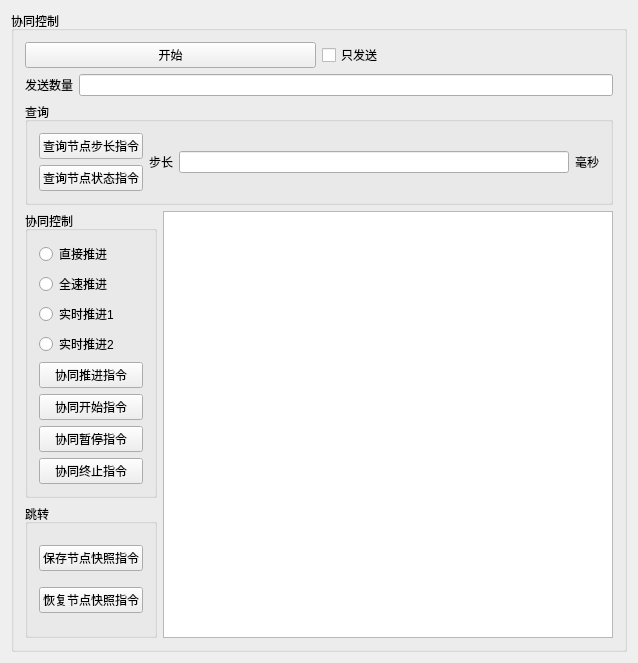
<?xml version="1.0" encoding="UTF-8"?>
<ui version="4.0">
 <class>SimCentreDDSClass</class>
 <widget class="QWidget" name="SimCentreDDSClass">
  <property name="geometry">
   <rect>
    <x>0</x>
    <y>0</y>
    <width>638</width>
    <height>663</height>
   </rect>
  </property>
  <property name="windowTitle">
   <string>SimCentreDDS</string>
  </property>
  <layout class="QVBoxLayout" name="verticalLayout_6">
   <item>
    <widget class="QGroupBox" name="groupBox">
     <property name="title">
      <string>协同控制</string>
     </property>
     <layout class="QVBoxLayout" name="verticalLayout_5">
      <item>
       <layout class="QHBoxLayout" name="horizontalLayout_5">
        <item>
         <widget class="QPushButton" name="pushButton_publisher">
          <property name="text">
           <string>开始</string>
          </property>
         </widget>
        </item>
        <item>
         <widget class="QCheckBox" name="checkBox_only_publisher">
          <property name="text">
           <string>只发送</string>
          </property>
         </widget>
        </item>
       </layout>
      </item>
      <item>
       <layout class="QHBoxLayout" name="horizontalLayout_3">
        <item>
         <widget class="QLabel" name="label_5">
          <property name="text">
           <string>发送数量</string>
          </property>
         </widget>
        </item>
        <item>
         <widget class="QLineEdit" name="lineEdit_publishernum"/>
        </item>
       </layout>
      </item>
      <item>
       <widget class="QGroupBox" name="groupBox_3">
        <property name="title">
         <string>查询</string>
        </property>
        <layout class="QHBoxLayout" name="horizontalLayout_6">
         <item>
          <layout class="QVBoxLayout" name="verticalLayout_4">
           <item>
            <widget class="QPushButton" name="pushButton_node_search">
             <property name="text">
              <string>查询节点步长指令</string>
             </property>
            </widget>
           </item>
           <item>
            <widget class="QPushButton" name="pushButton_node_statesearch">
             <property name="text">
              <string>查询节点状态指令</string>
             </property>
            </widget>
           </item>
          </layout>
         </item>
         <item>
          <layout class="QHBoxLayout" name="horizontalLayout">
           <item>
            <widget class="QLabel" name="label">
             <property name="text">
              <string>步长</string>
             </property>
            </widget>
           </item>
           <item>
            <widget class="QLineEdit" name="lineEdit_publisher"/>
           </item>
           <item>
            <widget class="QLabel" name="label_4">
             <property name="text">
              <string>毫秒</string>
             </property>
            </widget>
           </item>
          </layout>
         </item>
        </layout>
       </widget>
      </item>
      <item>
       <layout class="QHBoxLayout" name="horizontalLayout_2">
        <item>
         <layout class="QVBoxLayout" name="verticalLayout_3">
          <item>
           <widget class="QGroupBox" name="groupBox_4">
            <property name="title">
             <string>协同控制</string>
            </property>
            <layout class="QVBoxLayout" name="verticalLayout">
             <item>
              <widget class="QRadioButton" name="radioButton_direct_push">
               <property name="text">
                <string>直接推进</string>
               </property>
              </widget>
             </item>
             <item>
              <widget class="QRadioButton" name="radioButton_fullspeed_push">
               <property name="text">
                <string>全速推进</string>
               </property>
              </widget>
             </item>
             <item>
              <widget class="QRadioButton" name="radioButton_real_push">
               <property name="text">
                <string>实时推进1</string>
               </property>
              </widget>
             </item>
             <item>
              <widget class="QRadioButton" name="radioButton_real_pushtest">
               <property name="text">
                <string>实时推进2</string>
               </property>
              </widget>
             </item>
             <item>
              <widget class="QPushButton" name="pushButton_advance_publisher">
               <property name="text">
                <string>协同推进指令</string>
               </property>
              </widget>
             </item>
             <item>
              <widget class="QPushButton" name="pushButton_cor_publisher">
               <property name="text">
                <string>协同开始指令</string>
               </property>
              </widget>
             </item>
             <item>
              <widget class="QPushButton" name="pushButton_pause_publisher">
               <property name="text">
                <string>协同暂停指令</string>
               </property>
              </widget>
             </item>
             <item>
              <widget class="QPushButton" name="pushButton_stop_publisher">
               <property name="text">
                <string>协同终止指令</string>
               </property>
              </widget>
             </item>
            </layout>
           </widget>
          </item>
          <item>
           <widget class="QGroupBox" name="groupBox_">
            <property name="title">
             <string>跳转</string>
            </property>
            <layout class="QVBoxLayout" name="verticalLayout_2">
             <item>
              <widget class="QPushButton" name="pushButton">
               <property name="text">
                <string>保存节点快照指令</string>
               </property>
              </widget>
             </item>
             <item>
              <widget class="QPushButton" name="pushButton_recover_snapshoot">
               <property name="text">
                <string>恢复节点快照指令</string>
               </property>
              </widget>
             </item>
            </layout>
           </widget>
          </item>
         </layout>
        </item>
        <item>
         <widget class="QtMyTextEdit" name="textEdit_publisher"/>
        </item>
       </layout>
      </item>
     </layout>
    </widget>
   </item>
  </layout>
 </widget>
 <layoutdefault spacing="6" margin="11"/>
 <customwidgets>
  <customwidget>
   <class>QtMyTextEdit</class>
   <extends>QTextEdit</extends>
   <header>QtMyTextEdit.h</header>
  </customwidget>
 </customwidgets>
 <resources>
  <include location="SimCentreDDS.qrc"/>
 </resources>
 <connections/>
</ui>
